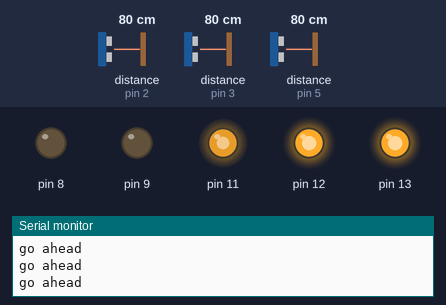
The sketch below on a simulated Arduino Uno, built with avr-gcc and run on an emulated ATmega328P. Shown: output pins drawn as LEDs (lit = HIGH), the last lines printed to the serial monitor. Dashed ring = blinking. Inputs (shaded band) come from the test bench; at power-on: distance to the obstacle (sensors on pin 5, pin 3, pin 2) 80 cm. Pins used as bus, display or sensor lines are not drawn.

Above: at 1.2 s.
1.3 s: distance to the obstacle (sensor on pin 5) set to 73 cm
4.3 s: distance to the obstacle (sensor on pin 5) set to 64 cm
At 4.45 s:
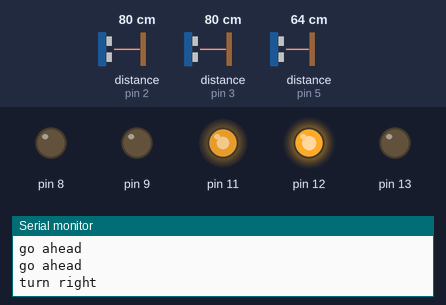
7.3 s: distance to the obstacle (sensor on pin 3) set to 68 cm
At 7.58 s:
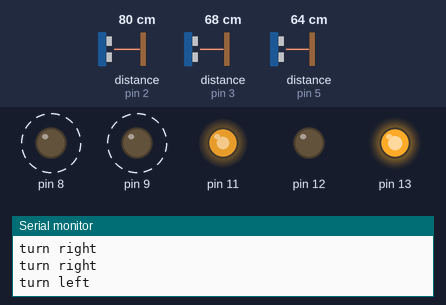
10.3 s: distance to the obstacle (sensor on pin 2) set to 68 cm
At 10.3 s:
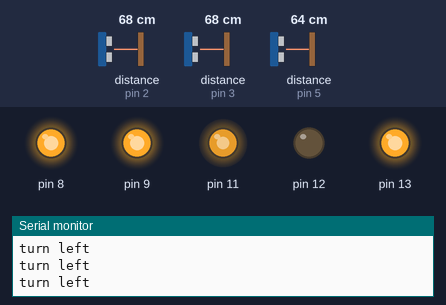
12.2 s: distance to the obstacle (sensor on pin 2) set to 120 cm
At 12.31 s:
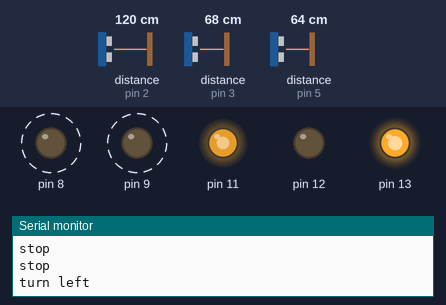
15.2 s: distance to the obstacle (sensor on pin 2) set to 2 cm
At 16.5 s:
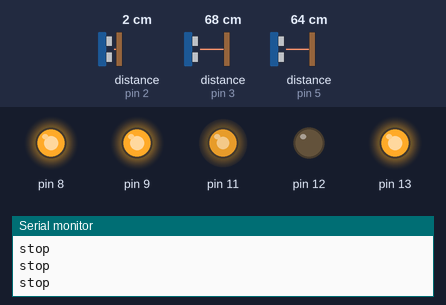
Timing chart, 0 to 17.7 s (numbered marks = the images above; inputs shaded):
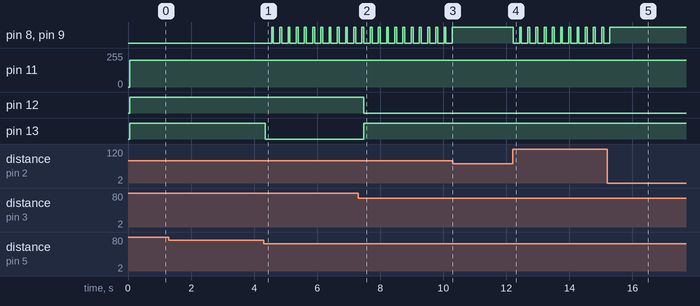

Measured:
- the behaviour switches between 70 and 69 cm on distance to the obstacle (sensor on pin 5) (found by bisection; images 0 and 1)
- the behaviour switches between 71 and 70 cm on distance to the obstacle (sensor on pin 3) (found by bisection; images 1 and 2)
- the behaviour switches between 71 and 70 cm on distance to the obstacle (sensor on pin 2) (found by bisection; images 2 and 3)
- after the input at 4.3 s, pin 8, pin 9: alternates HIGH for 0.06 s and LOW for 0.20 s, starting after 0.25 s; pin 13: HIGH → LOW after 0.05 s
- after the input at 7.3 s, pin 12: HIGH → LOW after 0.18 s; pin 13: LOW → HIGH after 0.18 s
- after the input at 10.3 s, pin 8, pin 9: stops changing and stays HIGH
- after the input at 12.2 s, pin 8, pin 9: alternates HIGH for 0.06 s and LOW for 0.20 s, starting at once
- after the input at 15.2 s, pin 8, pin 9: goes on until 15.3 s, then stays HIGH

The sketch:

avoid_obstacles.ino
```cpp
/*
feedback:
more power motor
lower the dangerous level
*/
#include <SharpIR.h>

SharpIR sharp1(2, 25, 93, 1080);  // sensor attached to pin 2
SharpIR sharp2(3, 25, 93, 1080);  // sensor attached to pin 3
SharpIR sharp3(5, 25, 93, 1080);  // sensor attached to pin 5
int val_sensor_ahead = 0;
int val_sensor_right = 0;
int val_sensor_left = 0;
int dangerous_level = 70;

void setup() {
  // setup motor channels
  pinMode(12, OUTPUT);
  pinMode(9, OUTPUT);
  pinMode(13, OUTPUT);
  pinMode(8, OUTPUT);

  // setup serial monitor
  Serial.begin(9600);
}

void loop() {
  // read sensors distance
  val_sensor_ahead = sharp3.distance();
  val_sensor_right = sharp2.distance();
  val_sensor_left = sharp1.distance();

  if (val_sensor_ahead < dangerous_level)
  {
    if (val_sensor_right > dangerous_level)
    {
      Serial.println("turn right");
      turn_right();
    }
    else if (val_sensor_left > dangerous_level)
    {
      Serial.println("turn left");
      turn_left();
    }
    else
    {
      Serial.println("stop");
      brake();
    }
  }
  else
  {
    Serial.println("go ahead");
    go_ahead();
  }
}

void go_ahead() {
  // Motor channel A
  digitalWrite(12, HIGH); // forward direction
  digitalWrite(9, LOW);  // disengage brake
  analogWrite(3, 200);  // speed

  // Motor channel B
  digitalWrite(13, HIGH);  // forward direction
  digitalWrite(8, LOW);  // disengage brake
  analogWrite(11, 200); // speed
}

void turn_left() {
  // Motor channel A
  digitalWrite(12, LOW); // backward direction
  digitalWrite(9, LOW);  // disengage brake
  analogWrite(3, 200);  // speed

  // Motor channel B
  digitalWrite(13, HIGH);  // forward direction
  digitalWrite(8, LOW);  // disengage brake
  analogWrite(11, 200); // speed

  delay(200);
  brake();
}

void turn_right() {
  // Motor channel A
  digitalWrite(12, HIGH); // forward direction
  digitalWrite(9, LOW);  // disengage brake
  analogWrite(3, 200);  // speed

  // Motor channel B
  digitalWrite(13, LOW);  // backward direction
  digitalWrite(8, LOW);  // disengage brake
  analogWrite(11, 200); // speed

  delay(200);
  brake();
}

void brake() {
  digitalWrite(9, HIGH);  // engage brake of channel A
  digitalWrite(8, HIGH);  // engage brake of channel B
}
```
